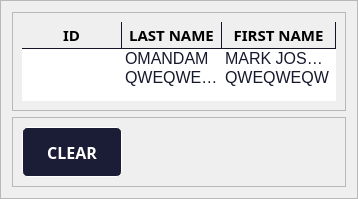
                             <widget class="QFrame" name="frame_21">
                              <property name="styleSheet">
                               <string notr="true"/>
                              </property>
                              <property name="frameShape">
                               <enum>QFrame::StyledPanel</enum>
                              </property>
                              <property name="frameShadow">
                               <enum>QFrame::Raised</enum>
                              </property>
                              <layout class="QVBoxLayout" name="verticalLayout_26">
                               <item>
                                <widget class="QFrame" name="frame_24">
                                 <property name="maximumSize">
                                  <size>
                                   <width>16777215</width>
                                   <height>100</height>
                                  </size>
                                 </property>
                                 <property name="styleSheet">
                                  <string notr="true"/>
                                 </property>
                                 <property name="frameShape">
                                  <enum>QFrame::StyledPanel</enum>
                                 </property>
                                 <property name="frameShadow">
                                  <enum>QFrame::Raised</enum>
                                 </property>
                                 <layout class="QVBoxLayout" name="verticalLayout_27">
                                  <item>
                                   <widget class="QTreeWidget" name="conCheck_treeWidget_1">
                                    <property name="sizePolicy">
                                     <sizepolicy hsizetype="Expanding" vsizetype="Expanding">
                                      <horstretch>0</horstretch>
                                      <verstretch>0</verstretch>
                                     </sizepolicy>
                                    </property>
                                    <property name="layoutDirection">
                                     <enum>Qt::LeftToRight</enum>
                                    </property>
                                    <property name="autoFillBackground">
                                     <bool>false</bool>
                                    </property>
                                    <property name="styleSheet">
                                     <string notr="true">QTreeWidget{
	background-color: rgb(255, 255, 255);
	color:rgb(22, 24, 44);
 	border-radius:0px;
}

QTreeWidget QHeaderView::section {
	border-style:none;
	border-bottom:1px solid rgb(20, 21, 38) ;
	border-right:1px solid rgb(20, 21, 38);
}</string>
                                    </property>
                                    <property name="sizeAdjustPolicy">
                                     <enum>QAbstractScrollArea::AdjustToContents</enum>
                                    </property>
                                    <property name="autoScroll">
                                     <bool>true</bool>
                                    </property>
                                    <property name="editTriggers">
                                     <set>QAbstractItemView::SelectedClicked</set>
                                    </property>
                                    <attribute name="headerCascadingSectionResizes">
                                     <bool>false</bool>
                                    </attribute>
                                    <column>
                                     <property name="text">
                                      <string>ID</string>
                                     </property>
                                     <property name="font">
                                      <font>
                                       <family>Montserrat SemiBold</family>
                                       <pointsize>11</pointsize>
                                       <weight>75</weight>
                                       <bold>true</bold>
                                      </font>
                                     </property>
                                     <property name="textAlignment">
                                      <set>AlignCenter</set>
                                     </property>
                                    </column>
                                    <column>
                                     <property name="text">
                                      <string>LAST NAME</string>
                                     </property>
                                     <property name="font">
                                      <font>
                                       <family>Montserrat SemiBold</family>
                                       <pointsize>11</pointsize>
                                       <weight>75</weight>
                                       <bold>true</bold>
                                      </font>
                                     </property>
                                     <property name="textAlignment">
                                      <set>AlignCenter</set>
                                     </property>
                                    </column>
                                    <column>
                                     <property name="text">
                                      <string>FIRST NAME</string>
                                     </property>
                                     <property name="font">
                                      <font>
                                       <family>Montserrat SemiBold</family>
                                       <pointsize>11</pointsize>
                                       <weight>75</weight>
                                       <bold>true</bold>
                                      </font>
                                     </property>
                                     <property name="textAlignment">
                                      <set>AlignCenter</set>
                                     </property>
                                    </column>
                                    <item>
                                     <property name="text">
                                      <string/>
                                     </property>
                                     <property name="text">
                                      <string>OMANDAM</string>
                                     </property>
                                     <property name="font">
                                      <font>
                                       <pointsize>12</pointsize>
                                      </font>
                                     </property>
                                     <property name="textAlignment">
                                      <set>AlignCenter</set>
                                     </property>
                                     <property name="text">
                                      <string>MARK JOSHUA</string>
                                     </property>
                                     <property name="font">
                                      <font>
                                       <pointsize>12</pointsize>
                                      </font>
                                     </property>
                                     <property name="textAlignment">
                                      <set>AlignCenter</set>
                                     </property>
                                    </item>
                                    <item>
                                     <property name="text">
                                      <string/>
                                     </property>
                                     <property name="text">
                                      <string>QWEQWEQW</string>
                                     </property>
                                     <property name="font">
                                      <font>
                                       <pointsize>12</pointsize>
                                      </font>
                                     </property>
                                     <property name="textAlignment">
                                      <set>AlignCenter</set>
                                     </property>
                                     <property name="text">
                                      <string>QWEQWEQW</string>
                                     </property>
                                     <property name="font">
                                      <font>
                                       <pointsize>12</pointsize>
                                      </font>
                                     </property>
                                     <property name="textAlignment">
                                      <set>AlignCenter</set>
                                     </property>
                                    </item>
                                   </widget>
                                  </item>
                                 </layout>
                                </widget>
                               </item>
                               <item>
                                <widget class="QFrame" name="frame_25">
                                 <property name="styleSheet">
                                  <string notr="true"/>
                                 </property>
                                 <property name="frameShape">
                                  <enum>QFrame::StyledPanel</enum>
                                 </property>
                                 <property name="frameShadow">
                                  <enum>QFrame::Raised</enum>
                                 </property>
                                 <layout class="QVBoxLayout" name="verticalLayout_28">
                                  <item alignment="Qt::AlignLeft">
                                   <widget class="QPushButton" name="conCheck_btn_clr">
                                    <property name="minimumSize">
                                     <size>
                                      <width>100</width>
                                      <height>50</height>
                                     </size>
                                    </property>
                                    <property name="maximumSize">
                                     <size>
                                      <width>16777215</width>
                                      <height>16777215</height>
                                     </size>
                                    </property>
                                    <property name="font">
                                     <font>
                                      <family>Montserrat SemiBold</family>
                                      <pointsize>12</pointsize>
                                      <weight>75</weight>
                                      <bold>true</bold>
                                     </font>
                                    </property>
                                    <property name="cursor">
                                     <cursorShape>PointingHandCursor</cursorShape>
                                    </property>
                                    <property name="styleSheet">
                                     <string notr="true">*{
	background-color:rgb(27, 29, 54);
	color:white;
	border-radius:5px;
	border:1px solid white;
}

*:hover{
	border-color: rgb(62, 221, 230);
	color: rgb(62, 221, 230);
	background-color:rgb(17, 18, 33);
}

*:pressed{
	background-color: rgb(62, 221, 230);
	color:rgb(20, 21, 38);
	border-color: rgb(20, 21, 38);
}
</string>
                                    </property>
                                    <property name="text">
                                     <string>CLEAR</string>
                                    </property>
                                   </widget>
                                  </item>
                                 </layout>
                                </widget>
                               </item>
                              </layout>
                             </widget>
